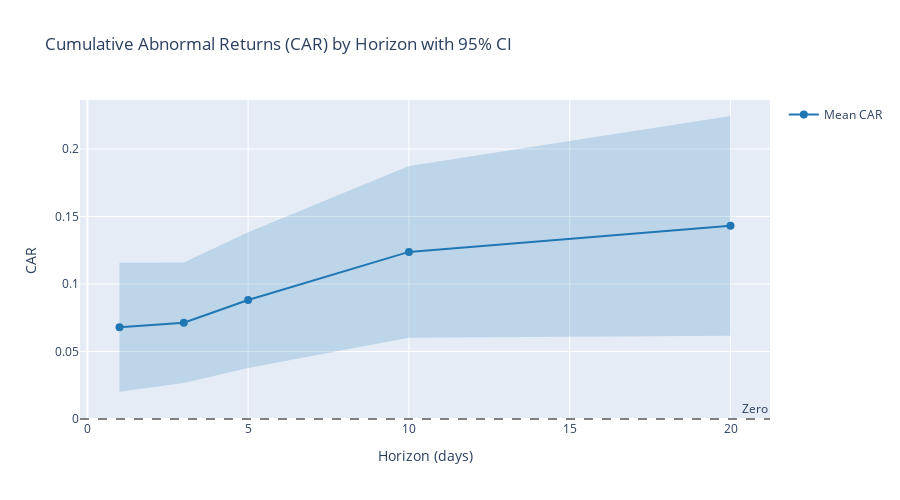

The code cell stored with this chart in its notebook:
### Code cell
# === 7D: CAR Chart with 95% CI ===

if 'ev_outcomes' in globals() and not ev_outcomes.empty and 'car_fwd' in ev_outcomes.columns:
    print("\n--- Generating CAR Chart with 95% CI ---")
    
    # Aggregate CAR by horizon
    car_by_horizon = []
    for H in HORIZONS:
        if H in ev_outcomes['H'].values:
            car_vals = ev_outcomes.loc[ev_outcomes['H'] == H, 'car_fwd'].dropna().values
            if len(car_vals) > 0:
                car_by_horizon.append({
                    'H': H,
                    'mean': np.mean(car_vals),
                    'median': np.median(car_vals),
                    'std': np.std(car_vals, ddof=1),
                    'n': len(car_vals)
                })
    
    if car_by_horizon:
        car_df = pd.DataFrame(car_by_horizon)
        
        # Calculate 95% CI using t-distribution
        from scipy import stats as scipy_stats
        car_df['ci_lower'] = car_df.apply(
            lambda row: row['mean'] - scipy_stats.t.ppf(0.975, row['n']-1) * row['std'] / np.sqrt(row['n']),
            axis=1
        )
        car_df['ci_upper'] = car_df.apply(
            lambda row: row['mean'] + scipy_stats.t.ppf(0.975, row['n']-1) * row['std'] / np.sqrt(row['n']),
            axis=1
        )
        
        # Create CAR chart
        fig = go.Figure()
        
        # Mean CAR line
        fig.add_trace(go.Scatter(
            x=car_df['H'],
            y=car_df['mean'],
            mode='lines+markers',
            name='Mean CAR',
            line=dict(color='#1f77b4', width=2),
            marker=dict(size=8)
        ))
        
        # 95% CI band
        fig.add_trace(go.Scatter(
            x=car_df['H'],
            y=car_df['ci_upper'],
            mode='lines',
            name='95% CI Upper',
            line=dict(color='rgba(31, 119, 180, 0.3)', width=0),
            showlegend=False
        ))
        fig.add_trace(go.Scatter(
            x=car_df['H'],
            y=car_df['ci_lower'],
            mode='lines',
            name='95% CI Lower',
            line=dict(color='rgba(31, 119, 180, 0.3)', width=0),
            fill='tonexty',
            fillcolor='rgba(31, 119, 180, 0.2)',
            showlegend=False
        ))
        
        # Zero line
        fig.add_hline(y=0, line_dash="dash", line_color="gray", annotation_text="Zero")
        
        fig.update_layout(
            title="Cumulative Abnormal Returns (CAR) by Horizon with 95% CI",
            xaxis_title="Horizon (days)",
            yaxis_title="CAR",
            height=500,
            showlegend=True
        )
        
        fig.show()
        
        # Save to artifacts
        artifacts_dir = Path("artifacts")
        artifacts_dir.mkdir(exist_ok=True)
        fig.write_html(str(artifacts_dir / "car_chart.html"))
        try:
            fig.write_image(str(artifacts_dir / "car_chart.png"), width=1200, height=500)
            print(f"✅ CAR chart saved to artifacts/")
        except Exception as e:
            print(f"⚠️ Could not save PNG: {e}")
        
        display(car_df)
    else:
        print("⚠️ No CAR data available for charting")
else:
    print("\nSkipping CAR chart (no forward outcomes with car_fwd)")

### Figure 1 — Plotly figure (JSON) as saved in the notebook; plotly's stock layout.template omitted (floating-point values rounded to 4 significant figures)
{"data": [{"line": {"color": "#1f77b4", "width": 2}, "marker": {"size": 8}, "mode": "lines+markers", "name": "Mean CAR", "type": "scatter", "x": [1, 3, 5, 10, 20], "y": [0.06792, 0.07136, 0.08812, 0.1238, 0.1431]}, {"line": {"color": "rgba(31, 119, 180, 0.3)", "width": 0}, "mode": "lines", "name": "95% CI Upper", "showlegend": false, "type": "scatter", "x": [1, 3, 5, 10, 20], "y": [0.1157, 0.116, 0.1384, 0.1874, 0.2244]}, {"fill": "tonexty", "fillcolor": "rgba(31, 119, 180, 0.2)", "line": {"color": "rgba(31, 119, 180, 0.3)", "width": 0}, "mode": "lines", "name": "95% CI Lower", "showlegend": false, "type": "scatter", "x": [1, 3, 5, 10, 20], "y": [0.02011, 0.02675, 0.03787, 0.06011, 0.06174]}], "layout": {"annotations": [{"showarrow": false, "text": "Zero", "x": 1, "xanchor": "right", "xref": "x domain", "y": 0, "yanchor": "bottom", "yref": "y"}], "height": 500, "shapes": [{"line": {"color": "gray", "dash": "dash"}, "type": "line", "x0": 0, "x1": 1, "xref": "x domain", "y0": 0, "y1": 0, "yref": "y"}], "showlegend": true, "title": {"text": "Cumulative Abnormal Returns (CAR) by Horizon with 95% CI"}, "xaxis": {"title": {"text": "Horizon (days)"}}, "yaxis": {"title": {"text": "CAR"}}}}
